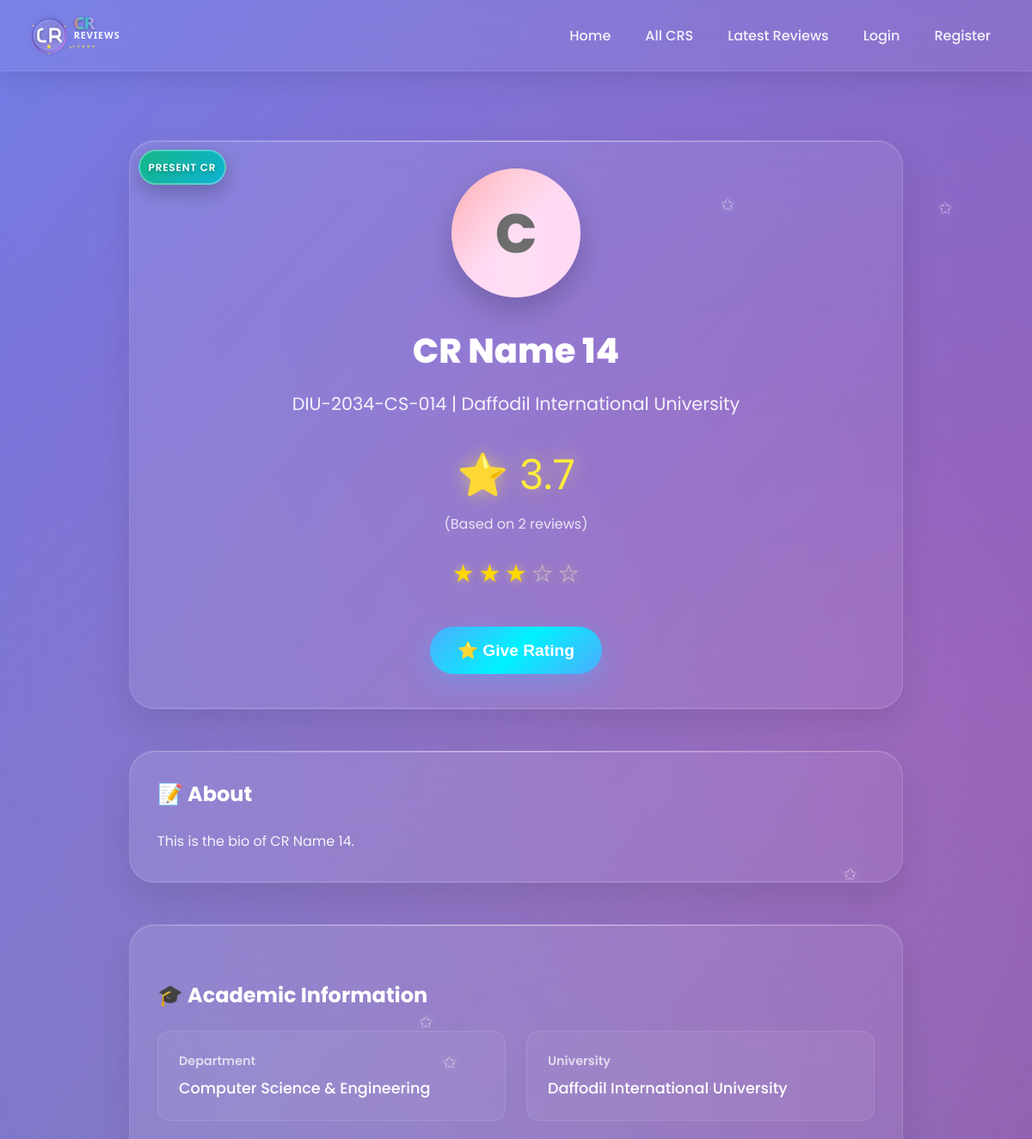
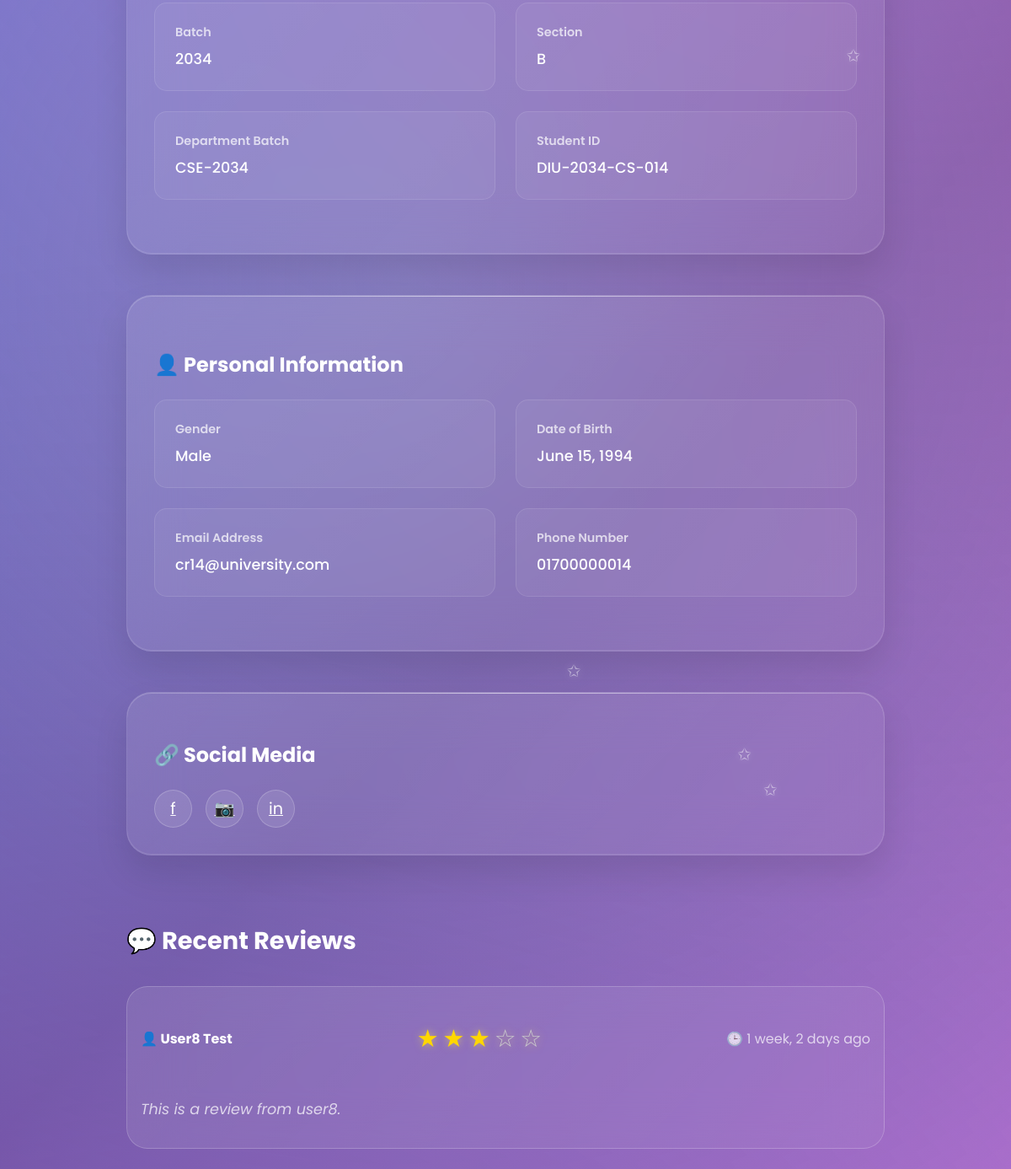
/cr_profile/cr-14-b3f00c/ (upper part), run on an earlier commit of the app's database (2 pictures, top to bottom).
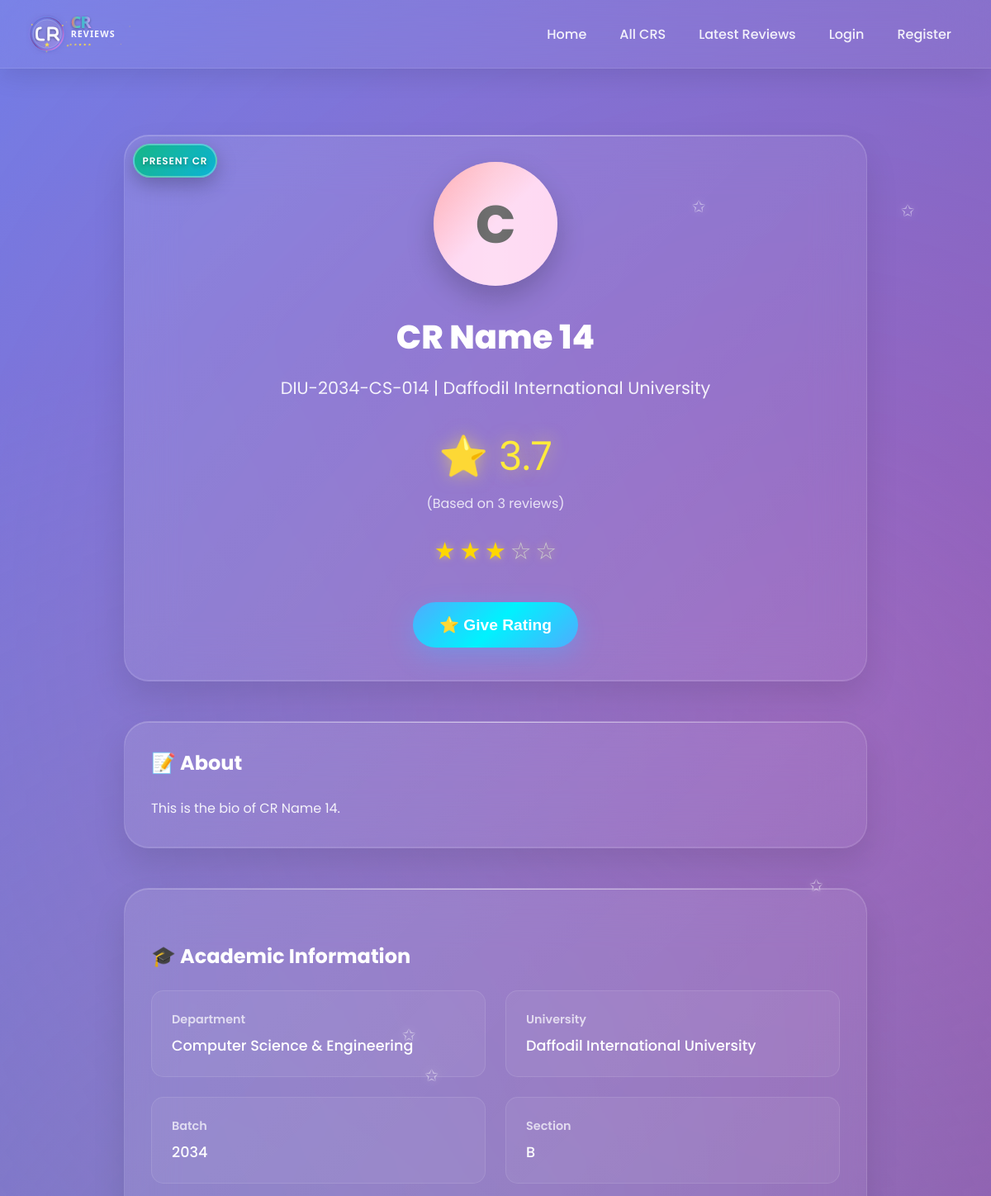
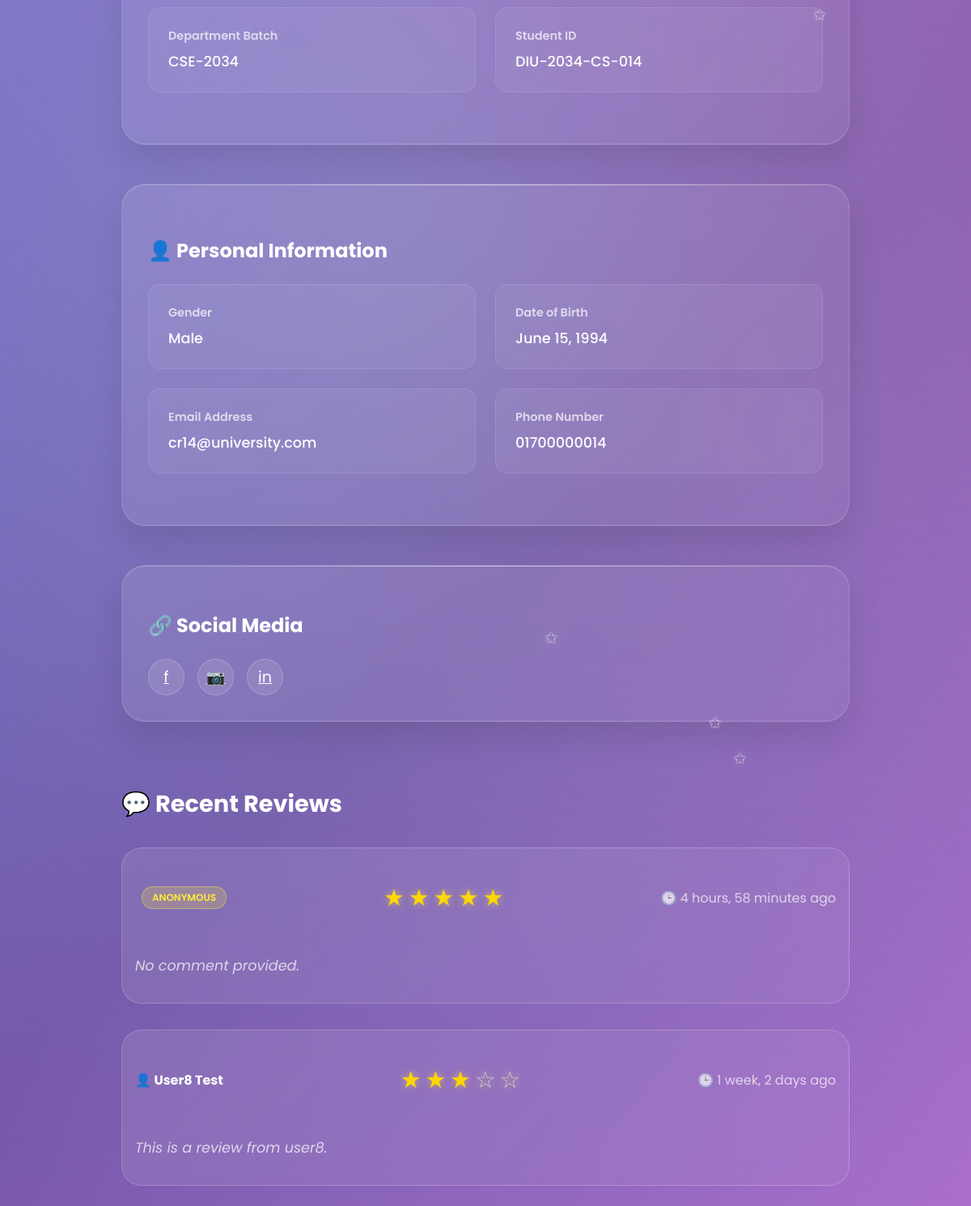
And on a later commit of the database (2 pictures, top to bottom).
### cr/models.py (models this page shows, shortened)
class Review(models.Model):
    user = models.ForeignKey('userprofile.User', on_delete=models.CASCADE, related_name='userreviews')
    cr_profile = models.ForeignKey(CrProfile, on_delete=models.CASCADE, related_name='cr_reviews')
    rating = models.PositiveSmallIntegerField()
    description = models.TextField(blank=True, null=True)
    is_anonymous = models.BooleanField(default=False)
    anonymous_name = models.CharField(max_length=100, blank=True, null=True)
    is_approved = models.BooleanField(default=True)  # Auto-approve non-anonymous
    reviewed_by = models.ForeignKey(
        'userprofile.User',
        on_delete=models.SET_NULL,
        null=True,
        blank=True,
        related_name='reviewed_reviews',
        help_text="Admin who approved/rejected this review"
    )
    reviewed_at = models.DateTimeField(null=True, blank=True)
    slug = models.SlugField(unique=True, blank=True)
    created_at = models.DateTimeField(auto_now_add=True)
    updated_at = models.DateTimeField(auto_now=True)
    deleted_at = models.DateTimeField(blank=True, null=True)
    class Meta:
        unique_together = [['user', 'cr_profile']]
        ordering = ['-created_at']

### userprofile/models.py (models this page shows, shortened)
class User(AbstractBaseUser,PermissionsMixin):
    university=models.ForeignKey(University, on_delete=models.SET_NULL,related_name='university_user',null=True,blank=True)
    department=models.ForeignKey(Department, on_delete=models.SET_NULL,related_name='department_user',null=True,blank=True)
    profile_picture=models.ImageField(upload_to=user_profile_picture_path,null=True,blank=True)
    first_name = models.CharField(max_length=50)
    last_name = models.CharField(max_length=50)
    gender = models.CharField(choices=[('M', 'Male'), ('F', 'Female')], max_length=1)
    email = models.EmailField(unique=True)
    phone=models.CharField(max_length=20,null=True,blank=True)
    date_of_birth=models.DateField(null=True,blank=True)
    student_id=models.CharField(max_length=50,unique=True,null=True,blank=True)
    batch=models.CharField(max_length=20,null=True,blank=True)
    dept_batch = models.CharField(max_length=20 , blank=True, null=True)
    section=models.CharField(max_length=20,null=True,blank=True)
    bio=models.TextField(null=True,blank=True)
    facebook_url=models.URLField(default='https://www.facebook.com/')
    instagram_url=models.URLField(default='https://www.instagram.com/')
    linkedin_url=models.URLField(default='https://www.linkedin.com/')
    role=models.CharField(max_length=20, default='student')
    slug=models.SlugField(blank=True,unique=True)
    is_email_verified = models.BooleanField(default=False)
    email_verification_token = models.UUIDField(blank=True, null=True, editable=False)
    email_verification_token_created = models.DateTimeField(blank=True, null=True)
    password_reset_token = models.UUIDField(null=True, blank=True, editable=False)
    password_reset_token_created = models.DateTimeField(null=True, blank=True)
    is_active = models.BooleanField(default=True)
    is_staff = models.BooleanField(default=False)
    created_at = models.DateTimeField(auto_now_add=True)
    updated_at = models.DateTimeField(auto_now=True)
    deleted_at = models.DateTimeField(blank=True, null=True)
    USERNAME_FIELD = 'email'
    REQUIRED_FIELDS = ['first_name','last_name']
    objects = CustomUserManager()
    def get_full_name(self):
        return f"{self.first_name} {self.last_name}"

### cr/views.py (the view)
# urls.py: path('cr_profile/<str:slug>/',cr_profile,name='cr_profile'),
def cr_profile(request,slug):
    cr_profile=get_object_or_404(CrProfile,slug=slug)
    review = Review.objects.filter(cr_profile=cr_profile, is_approved=True).order_by('-created_at')
    paginator = Paginator(review,5)
    page_number = request.GET.get('page',1)
    try:
        review=paginator.page(page_number)
    except PageNotAnInteger:
        review=paginator.page(1)
    except EmptyPage:
        review=paginator.page(1)
    is_saved = False
    if request.user.is_authenticated:
        is_saved = cr_profile.saved_by.filter(user=request.user).exists()
    context={
        'cr_profile':cr_profile,
        'review':review,
        'paginator':paginator,
        'is_saved':is_saved
    }
    return render(request,'profile.html',context)

### cr/models.py (called while the page is built)
    def __str__(self):
        return self.title

    def __str__(self):
        return self.title

    @property
    def average_rating(self):
        avg=self.cr_reviews.aggregate(Avg('rating'))['rating__avg']
        return round(avg,1) if avg else 0

### templates/profile.html (shortened to what the changed rows need)
{% extends 'base.html' %}
{% load static %}
{% block content %}
    <div id="cr-profile" class="page">
        <div class="container">
            <div style="max-width: 900px; margin: 0 auto;">
                <div class="search-section" style="text-align: center; margin-bottom: 3rem;">
                    <h1 style="color: white; font-size: 2.5rem; font-weight: 800; margin-bottom: 1rem;" id="profile-name">{{cr_profile.name}}</h1>
                    <div style="margin: 2rem 0;">
                        <div style="font-size: 3rem; color: #ffeb3b; text-shadow: 0 0 20px rgba(255,235,59,0.5);">
                            ⭐ {{cr_profile.average_rating}}
                        </div>
                        <div style="color: rgba(255,255,255,0.8); margin-top: 0.5rem;" id="review-count">
                            (Based on {{review.paginator.count}} reviews)
                        </div>
                        <div class="rating">
                            {% for i in "12345" %} {% if forloop.counter <= cr_profile.average_rating %}
                            <span class="star filled">★</span>
                            {% else %}
                            <span class="star">☆</span>
                            {% endif %} {% endfor %}
                        </div>
                    </div>
                </div>
<div class="section">
    <h2 style="color: white; font-size: 1.8rem; font-weight: 700; margin-bottom: 2rem;">
        💬 Recent Reviews
    </h2>
    <div id="reviews-container">
    {% for review in review %}
    <div class="review-card">
        <div class="review-header">
            <div>
                <strong>
                    {% if review.is_anonymous %}
                        {% comment %} <span style="color: rgba(255,255,255,0.9);">
                            {{ review.get_reviewer_name }}
                        </span> {% endcomment %}
                    {% elif review.user %}
                        <a href="{% url 'user_view' review.user.slug %}" style="text-decoration: none; color: inherit;">
                            👤 {{ review.user.get_full_name }}
                        </a>
                    {% else %}
                        <span style="color: rgba(255,255,255,0.9);">
                            🕶️ Anonymous User
                        </span>
                    {% endif %}
                </strong>
                {% if not review.is_anonymous and review.user %}
                    {% if review.user.university or review.user.department %}
                        <span style="color: rgba(255,255,255,0.7); font-size: 0.9rem;">
                            -
                            {% if review.user.university %}
                                {{ review.user.university }}
                            {% endif %}
                            {% if review.user.department %}
                                {% if review.user.university %} - {% endif %}
                                {{ review.user.department }}
                            {% endif %}
                        </span>
                    {% endif %}
                {% else %}
                    <span style="display: inline-block; margin-left: 0.5rem; padding: 0.25rem 0.75rem; background: rgba(255, 235, 59, 0.2); border: 1px solid rgba(255, 235, 59, 0.4); border-radius: 20px; font-size: 0.75rem; font-weight: 600; color: #ffeb3b;">
                        ANONYMOUS
                    </span>
                {% endif %}
            </div>
            <div class="rating">
                {% for i in "12345" %}
                    {% if forloop.counter <= review.rating %}
                        <span class="star filled">★</span>
                    {% else %}
                        <span class="star">☆</span>
                    {% endif %}
                {% endfor %}
            </div>
            <div style="color: rgba(255,255,255,0.7); font-weight: 400;">
                🕒 {{ review.created_at|timesince }} ago
            </div>
        </div>
        <div class="review-text">
            {{ review.description|default:"No comment provided." }}
        </div>
    </div>
    {% empty %}
    <div style="text-align: center; padding: 3rem; color: rgba(255,255,255,0.7);">
        <p style="font-size: 1.2rem; margin-bottom: 1rem;">📝 No reviews yet</p>
        <p style="font-size: 0.95rem;">Be the first to review this CR!</p>
    </div>
    {% endfor %}
</div>
</div>
            </div>
        </div>
    </div>
{% endblock content %}

What changed in the data, as far as the page shows it:
now on this page (row edited): Review: is_anonymous "ANONYMOUS", rating 5 (drawn), created_at "4 hours, 58 minutes", description "No comment provided."
Also different on the page:
{{ review.paginator.count }}: "2" → "3"
